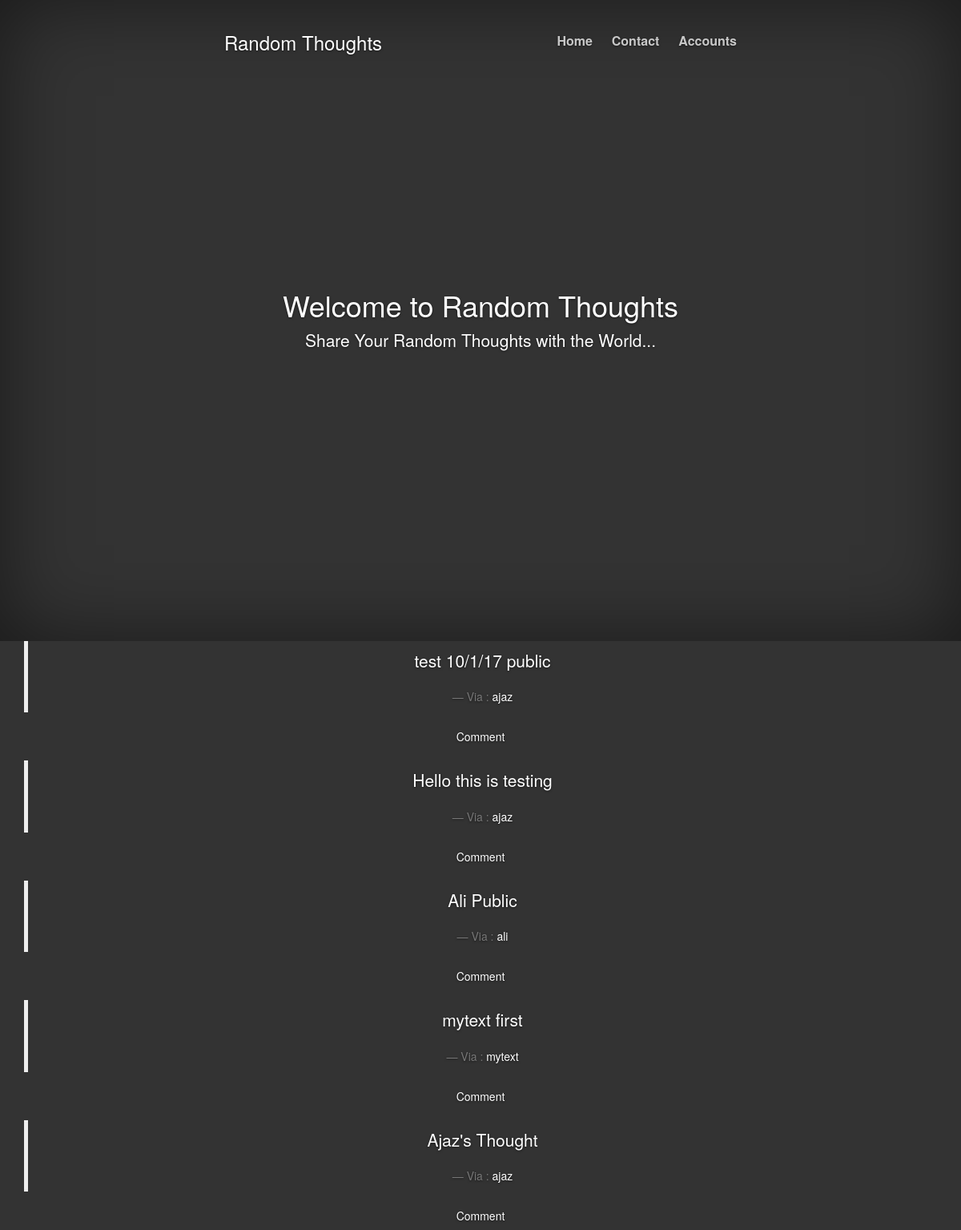
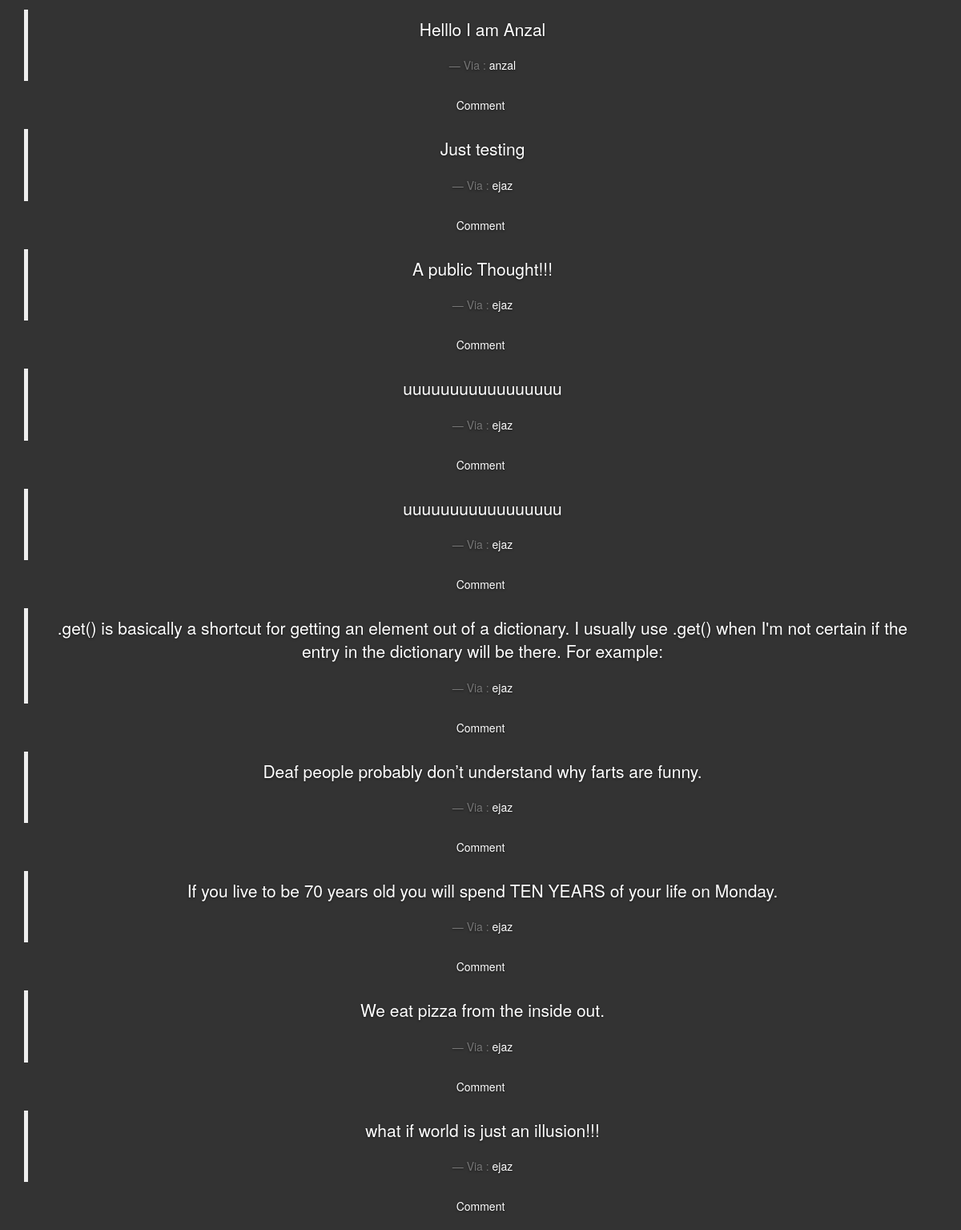
The page / on the database its author committed (2 pictures, top to bottom).
### rt/models.py (models this page shows)
class RT(models.Model):
	user= models.ForeignKey(User)
	thought=models.CharField(max_length=300)
	created=models.DateTimeField(auto_now_add=True)
	updated=models.DateTimeField(auto_now=True)
	public=models.BooleanField()
	def __str__(self):
		return self.thought

### rt/views.py (the view)
# urls.py: 2. Add a URL to urlpatterns:  url(r'^$', views.home, name='home')
def home(request):
	qs=RT.objects.all().order_by('-id').filter(public__exact=True)
	context={'qs':qs}
	return render(request,'home.html',context)

### templates/home.html
{% extends 'base.html' %}
{% load static %}
    {% block content %}
    <div class="container">
        {% for x in qs %}
        <blockquote >
          <p class="lead">{{x}}</p>
          <footer>Via : <a href="/account/{{x.user}}#disqus_thread">{{x.user}}</a> </footer>
        </blockquote>
        <a href="/rt/{{x.id}}">Comment</a>
        <br>
                <br>
        {% endfor %}
    </div>
    {% endblock %}

### static_in_prod/our_statics/css/cover.css (style rules this page uses)
a, a:focus, a:hover { color: #fff; }
html, body { height: 100%; background-color: #333; }
body { color: #fff; text-align: center; text-shadow: 0 1px 3px rgba(0,0,0,.5); }

### rows shown on the page
RT: thought "test 10/1/17 public", user "ajaz"
RT: thought "Hello this is testing", user "ajaz"
RT: thought "Ali Public", user "ali"
RT: thought "mytext first", user "mytext"
RT: thought "Ajaz's Thought", user "ajaz"
RT: thought "Helllo I am Anzal", user "anzal"
RT: thought "Just testing", user "ejaz"
RT: thought "A public Thought!!!", user "ejaz"
RT: thought "uuuuuuuuuuuuuuuuu", user "ejaz"
RT: thought "uuuuuuuuuuuuuuuuu", user "ejaz"
RT: thought ".get() is basically a shortcut for getting an element out of a dictionary. I usually use .get() when I'm not certain if the entry in the dictionary will be there. For example:", user "ejaz"
RT: thought "Deaf people probably don’t understand why farts are funny.", user "ejaz"
RT: thought "If you live to be 70 years old you will spend TEN YEARS of your life on Monday.", user "ejaz"
RT: thought "We eat pizza from the inside out.", user "ejaz"
RT: thought "what if world is just an illusion!!!", user "ejaz"
